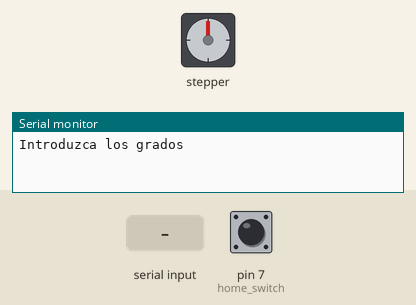
A sketch run on a simulated Arduino Uno, built with avr-gcc and run on an emulated ATmega328P. Shown: stepper motor, the last lines printed to the serial monitor. The inputs (shaded band) are chosen by the test bench; at power-on: pin 7 (home_switch) HIGH. Stepper angles assume 3200 steps per turn.

Above: at 0.8 s.
0.9 s: pin 7 (home_switch) pulled LOW for 0.15 s
4.0 s: "90,45\n" received over Serial
At 6.5 s:
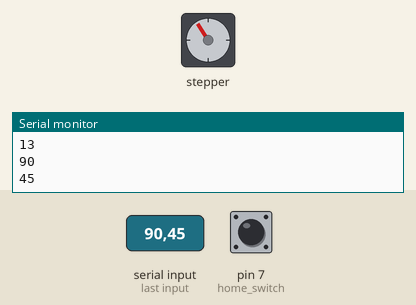
6.9 s: "30,150\n" received over Serial
At 9.3 s:
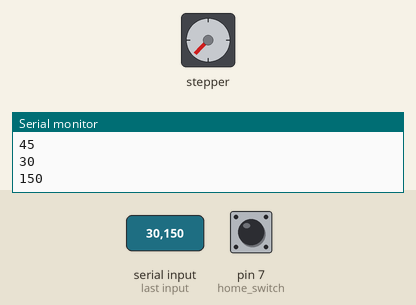
9.8 s: "5\n" received over Serial
At 10.19 s:
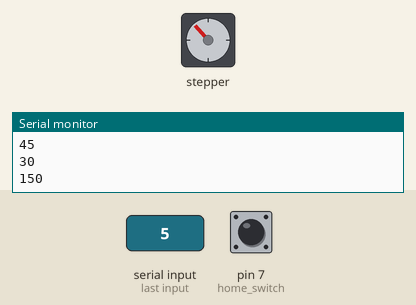
11.7 s: "200\n" received over Serial
At 13.6 s:
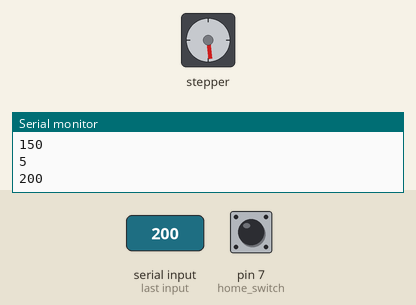
Timing chart, 0 to 14.8 s (numbered marks = the images above; inputs shaded):
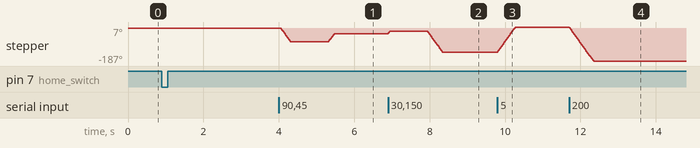

Measured:
- after the input at 4.0 s, stepper: turns 77° counter-clockwise in 0.24 s, then 45° clockwise in 0.14 s
- after the input at 6.9 s, stepper: turns 15° clockwise in 0.04 s, then 120° counter-clockwise in 0.38 s
- after the input at 9.8 s, stepper: turns 144° clockwise in 0.48 s, starting at once
- after the input at 11.7 s, stepper: turns 194° counter-clockwise in 0.64 s, starting at once

The sketch:

practica_stepper_motors1.ino
```cpp
#include <Arduino.h>
#include "BasicStepperDriver.h"

// Motor steps per revolution. Most steppers are 200 steps or 1.8 degrees/step
#define MOTOR_STEPS 200
#define RPM 50

// Since microstepping is set externally, make sure this matches the selected mode
// If it doesn't, the motor will move at a different RPM than chosen
// 1=full step, 2=half step etc.
#define MICROSTEPS 16

// All the wires needed for full functionality
#define DIR 8
#define STEP 9
#define home_switch 7
//Uncomment line to use enable/disable functionality
//#define SLEEP 13

// 2-wire basic config, microstepping is hardwired on the driver
BasicStepperDriver stepper(MOTOR_STEPS, DIR, STEP);

//Uncomment line to use enable/disable functionality
//BasicStepperDriver stepper(MOTOR_STEPS, DIR, STEP, SLEEP);

int steps;
int angulo = 13 ;
int posicion;
int x = 0;

void setup() {
  Serial.begin (9600);
  Serial.println("Introduzca los grados");

  stepper.begin(RPM, MICROSTEPS);
  pinMode(DIR, OUTPUT);
  pinMode(STEP, OUTPUT);

  pinMode(home_switch, INPUT_PULLUP);


  // if using enable/disable on ENABLE pin (active LOW) instead of SLEEP uncomment next line
  // stepper.setEnableActiveState(LOW);

  // Start Homing procedure of Stepper Motor at startup

  while (digitalRead(home_switch)) {  // Do this until the switch is activated
    digitalWrite(DIR, HIGH);      // (HIGH = anti-clockwise / LOW = clockwise)
    digitalWrite(STEP, HIGH);
    delay(5);                       // Delay to slow down speed of Stepper
    digitalWrite(STEP, LOW);
    delay(5);
  }

  while (!digitalRead(home_switch)) { // Do this until the switch is not activated
    digitalWrite(DIR, LOW);
    digitalWrite(STEP, HIGH);
    delay(10);                       // More delay to slow even more while moving away from switch
    digitalWrite(STEP, LOW);
    delay(10);
  }
  posicion = 13;  // Reset position variable to zero
}

void loop() {
  delay(1000);

  if (Serial.available() > 0) {
    angulo = Serial.parseInt();
  }
  //Serial.println(angulo);


  if (angulo > 0 && angulo <= 360) {
    x = posicion - angulo;
    stepper.rotate(x);
    posicion = angulo;
  }

  if ( angulo < 0 || angulo > 360 ){
    Serial.println("GRADO INGRESADO NO PERMITIDO");
  }

  Serial.println(posicion);
}
```
